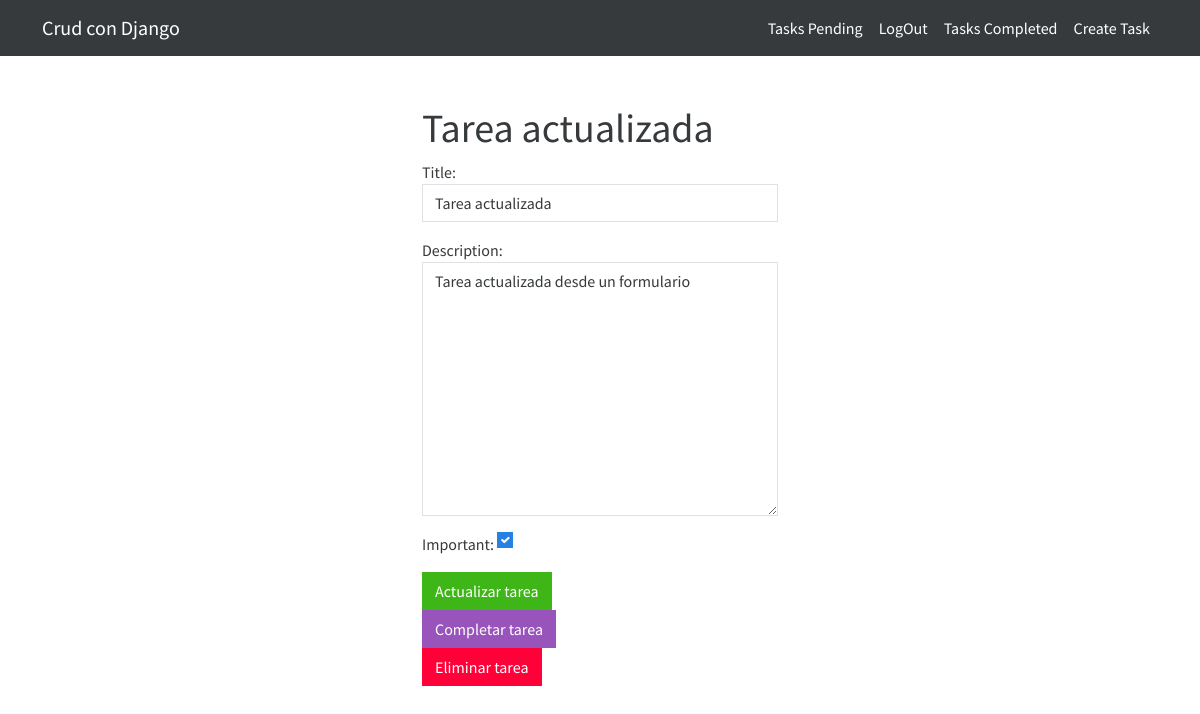
The app's page /task/2 (signed in) with its own data.
### tasks/models.py (models this page shows, shortened)
class Tasks(models.Model):
    title = models.CharField(max_length=100)
    description = models.TextField(blank=True)
    created_at = models.DateTimeField(auto_now_add=True)
    datecompleted = models.DateTimeField(null=True,blank=True)
    important = models.BooleanField(default=False)
    user = models.ForeignKey(User, on_delete=models.CASCADE)

### tasks/views.py (the view, shortened to what this page needs)
# urls.py: path('task/<int:task_id>', views.task_detail, name="task-detail"),
@login_required
def task_detail(request, task_id):
    if request.method == "GET":
        task = get_object_or_404(Tasks, pk=task_id,user=request.user)
        form = TaskForm(instance=task)
        return render(request,'task-detail.html',{"task":task,"form":form})

### tasks/forms.py
class TaskForm(forms.ModelForm):
    class Meta:
        model = Tasks
        fields = ['title','description','important']
        widgets = {
            'title': forms.TextInput(attrs={'class':'form-control','placeholder':'Introduce el titulo de la tarea'}),
            'description': forms.Textarea(attrs={'class':'form-control','placeholder':'Introduce la descripcion de tu tarea'}),
            'important': forms.CheckboxInput(attrs={'class':'form-check-input m-auto'})
        }

### tasks/templates/task-detail.html (shortened to what this page needs)
{% extends "index.html" %}
{%block body%}
    <main class="container">
        <div class="row">
            <div class="col-md-4 offset-md-4 mt-5">
                <h1 class="text-secondary">{{task.title}}</h1>
                <form method="post">
                    {{form.as_p}}
                    <input type="submit" value="Actualizar tarea" class="btn btn-success">
                </form>
                <form action="{% url 'complete_task' task.id %}" method="post">
                    <input type="submit" value="Completar tarea" class="btn btn-info">
                </form>
                <form action="{% url 'delete_task' task.id %}" method="post">
                    <input type="submit" value="Eliminar tarea" class="btn btn-danger">
                </form>
            </div>
        </div>
    </main>
{% endblock %}

### records on screen
Tasks: title "Tarea actualizada", description "Tarea actualizada desde un formulario", important "☑"
